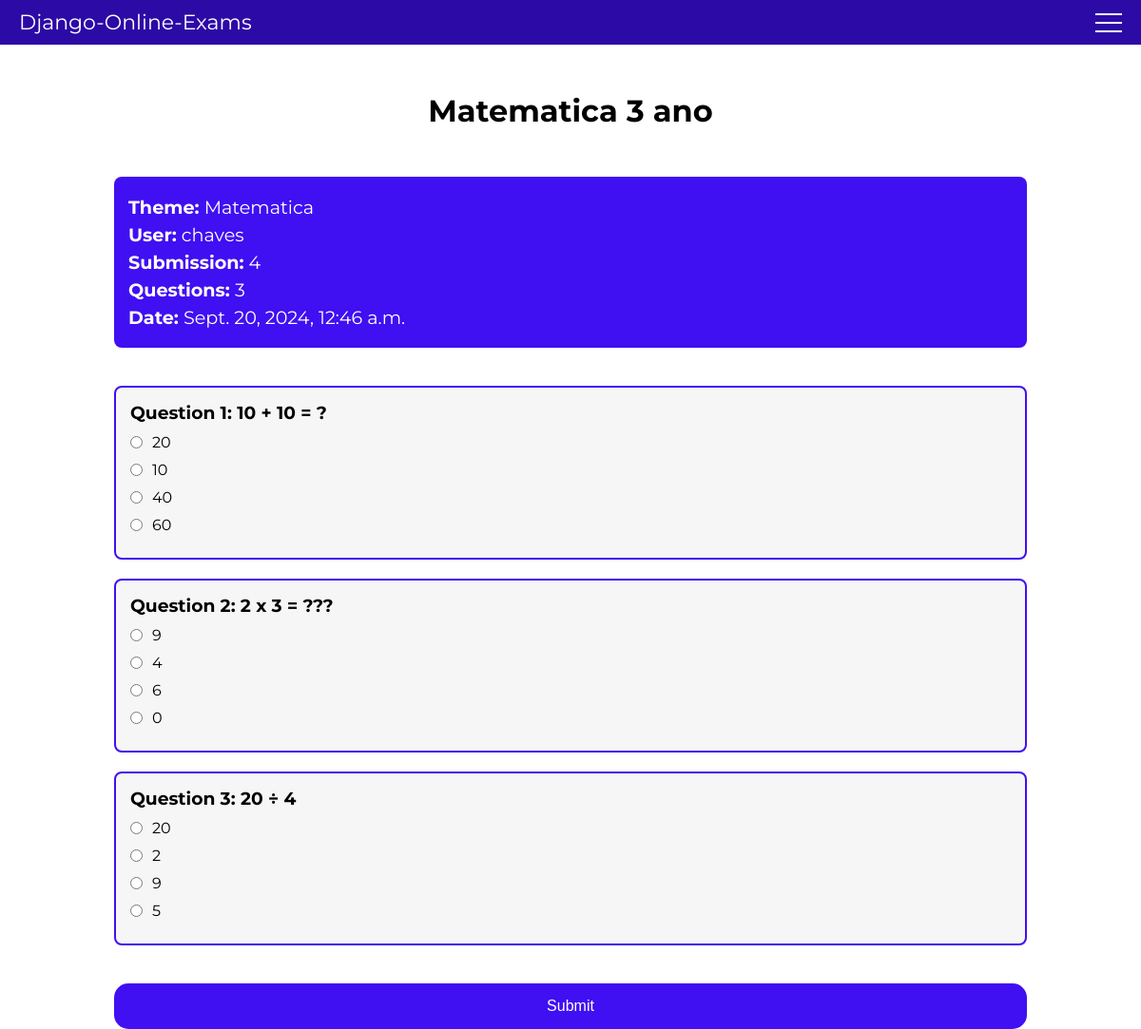
The app's page /exam/1/ with its own data.
### app/models.py (models this page shows, shortened)
class Exam(models.Model):
    theme = models.ForeignKey(Theme, on_delete=models.CASCADE)
    moderator = models.ForeignKey(Moderator, on_delete=models.CASCADE)
    title = models.CharField(max_length=255)
    how_many_submissions = models.IntegerField(default=0)
    date_created = models.DateTimeField(auto_now_add=True)
    last_change = models.DateTimeField(auto_now=True)

class Theme(models.Model):
    title = models.CharField(max_length=255)
    date_created = models.DateTimeField(auto_now_add=True)
    last_change = models.DateTimeField(auto_now=True)

class Moderator(models.Model):
    user = models.OneToOneField(User, on_delete=models.CASCADE)
    profile_image = models.ImageField(upload_to='moderator_images/', null=True)
    description = models.TextField(null=True)

class Question(models.Model):
    exam = models.ForeignKey(Exam, on_delete=models.CASCADE)
    text = models.TextField()
    weight = models.FloatField(default=1.0)
    date_created = models.DateTimeField(auto_now_add=True)
    last_change = models.DateTimeField(auto_now=True)

class Choices(models.Model):
    question = models.ForeignKey(Question, on_delete=models.CASCADE)
    text = models.TextField()
    is_correct = models.BooleanField(default=False)
    date_created = models.DateField(auto_now_add=True)
    last_change = models.DateField(auto_now=True)

### app/views.py (the view)
# urls.py: path('exam/<int:id>/', views.exam, name='exam'),
def exam(request, id):
    exam = Exam.objects.get(id=id)
    if exam:
        context = {'exam': exam}
    return render(request, 'app/exam.html', context)

### app/templates/app/exam.html (shortened to what this page needs)
{% extends 'base.html' %}
{% load static %}
{% block content %}
<div class="content">
    <h1 class="page-name">{{ exam.title }}</h1>
    <div class="exam-header">
        <p><strong>Theme:</strong> {{ exam.theme.title }}</p>
        <p><strong>User:</strong> {{ exam.moderator.user.username }}</p>
        <p><strong>Submission:</strong> {{ exam.how_many_submissions }}</p>
        <p><strong>Questions:</strong> {{ exam.question_set.count }}</p>
        <p><strong>Date:</strong> {{ exam.date_created }}</p>
    </div>
    {% if exam.question_set.count > 0 %}
        <form action="{% url 'feedback' exam.id %}" method="POST" class="exam-form">
            <div class="exam-questions">
                {% for question in exam.question_set.all %}
                    <div class="question">
                        <h3>Question {{ forloop.counter }}: {{ question.text }}</h3>
                        <ul>
                            {% for choice in question.choices_set.all %}
                                <li>
                                    <input type="radio" name="question{{ forloop.parentloop.counter }}" id="q{{ forloop.parentloop.counter }}a{{ forloop.counter }}" value="{{ choice.text }}" required>
                                    <label for="q{{ forloop.parentloop.counter }}a{{ forloop.counter }}">{{ choice.text }}</label>
                                </li>
                            {% endfor %}
                        </ul>
                    </div>
                {% endfor %}
            </div>
            <button type="submit" class="submit-button">Submit</button>
        </form>
    {% else %}
        <p>This exam havent questions yet 😭</p>
    {% endif %}
</div>
{% endblock content %}

### static/css/style.css (style rules this page uses)
:root { --primary-color: #2C0AA6; --secondary-color: #400FF2; --black-color: #000; --white-color: #FFF; --transparent-gray: rgba(217, 217, 217, 0.25); --correct-color: #28a745; --incorrect-color: #dc3545; }
* { margin: 0; padding: 0; box-sizing: border-box; }
body { font-family: 'Montserrat', sans-serif; }
ol, ul { list-style: none; }
.content { width: 80%; margin: 0 auto; }
.page-name { display: flex; justify-content: center; margin: 50px; text-align: center; }
.exam-header { background-color: var(--secondary-color); color: var(--white-color); padding: 15px; border-radius: 8px; margin-bottom: 20px; }
.exam-header p { margin: 5px 0; font-size: 1.2em; }
.exam-questions { margin-top: 20px; }
.exam-form { display: flex; flex-direction: column; gap: 20px; }
.question { padding: 15px; border: 2px solid var(--secondary-color); background-color: var(--transparent-gray); border-radius: 8px; margin-bottom: 20px; }
.question h3 { margin-bottom: 10px; }
.question ul { list-style-type: none; padding: 0; }
.question ul li { display: flex; align-items: center; margin-bottom: 10px; }
.question input[type="radio"] { margin-right: 10px; }
.question label { font-size: 1em; }
.submit-button { cursor: pointer; padding: 15px 20px; border-radius: 15px; border: none; color: var(--white-color); background-color: var(--secondary-color); font-size: 1em; transition: background-color 0.3s ease; }

### records on screen
Exam: title "Matematica 3 ano", theme "Matematica", moderator.user.username "chaves", how_many_submissions "4", question_set.count "3", date_created "Sept. 20, 2024, 12:46 a.m."
Question: text "10 + 10 = ?"
Choices: text "20"
Choices: text "10"
Choices: text "40"
Choices: text "60"
Question: text "2 x 3 = ???"
Choices: text "9"
Choices: text "4"
Choices: text "6"
Choices: text "0"
Question: text "20 ÷ 4"
Choices: text "20"
Choices: text "2"
Choices: text "9"
Choices: text "5"
